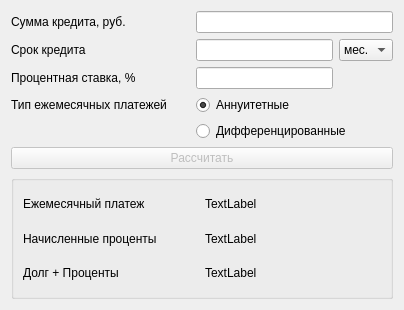
<?xml version="1.0" encoding="UTF-8"?>
<ui version="4.0">
 <class>credit</class>
 <widget class="QDialog" name="credit">
  <property name="geometry">
   <rect>
    <x>0</x>
    <y>0</y>
    <width>404</width>
    <height>310</height>
   </rect>
  </property>
  <property name="windowTitle">
   <string>Кредитный калькулятор</string>
  </property>
  <layout class="QGridLayout" name="gridLayout">
   <item row="0" column="0">
    <widget class="QLabel" name="label_2">
     <property name="text">
      <string>Сумма кредита, руб.</string>
     </property>
    </widget>
   </item>
   <item row="1" column="0">
    <widget class="QLabel" name="label_3">
     <property name="text">
      <string>Срок кредита</string>
     </property>
    </widget>
   </item>
   <item row="1" column="1">
    <widget class="QLineEdit" name="lineEdit_2"/>
   </item>
   <item row="1" column="2">
    <widget class="QComboBox" name="comboBox">
     <property name="currentIndex">
      <number>1</number>
     </property>
     <item>
      <property name="text">
       <string>год</string>
      </property>
     </item>
     <item>
      <property name="text">
       <string>мес.</string>
      </property>
     </item>
    </widget>
   </item>
   <item row="2" column="0">
    <widget class="QLabel" name="label_4">
     <property name="text">
      <string>Процентная ставка, %</string>
     </property>
    </widget>
   </item>
   <item row="2" column="1">
    <widget class="QLineEdit" name="lineEdit_3"/>
   </item>
   <item row="3" column="0">
    <widget class="QLabel" name="label_5">
     <property name="text">
      <string>Тип ежемесячных платежей</string>
     </property>
    </widget>
   </item>
   <item row="3" column="1">
    <widget class="QRadioButton" name="radioButton">
     <property name="text">
      <string>Аннуитетные</string>
     </property>
     <property name="checked">
      <bool>true</bool>
     </property>
    </widget>
   </item>
   <item row="4" column="0">
    <spacer name="horizontalSpacer">
     <property name="orientation">
      <enum>Qt::Horizontal</enum>
     </property>
     <property name="sizeHint" stdset="0">
      <size>
       <width>179</width>
       <height>20</height>
      </size>
     </property>
    </spacer>
   </item>
   <item row="4" column="1" colspan="2">
    <widget class="QRadioButton" name="radioButton_2">
     <property name="text">
      <string>Дифференцированные</string>
     </property>
    </widget>
   </item>
   <item row="6" column="0" colspan="3">
    <widget class="QGroupBox" name="groupBox">
     <property name="enabled">
      <bool>true</bool>
     </property>
     <property name="title">
      <string/>
     </property>
     <layout class="QGridLayout" name="gridLayout_2">
      <item row="0" column="0">
       <widget class="QLabel" name="label">
        <property name="text">
         <string>Ежемесячный платеж</string>
        </property>
       </widget>
      </item>
      <item row="0" column="1">
       <widget class="QLabel" name="label_8">
        <property name="text">
         <string>TextLabel</string>
        </property>
       </widget>
      </item>
      <item row="1" column="0">
       <widget class="QLabel" name="label_6">
        <property name="text">
         <string>Начисленные проценты</string>
        </property>
       </widget>
      </item>
      <item row="1" column="1">
       <widget class="QLabel" name="label_9">
        <property name="text">
         <string>TextLabel</string>
        </property>
       </widget>
      </item>
      <item row="2" column="0">
       <widget class="QLabel" name="label_7">
        <property name="text">
         <string>Долг + Проценты</string>
        </property>
       </widget>
      </item>
      <item row="2" column="1">
       <widget class="QLabel" name="label_10">
        <property name="text">
         <string>TextLabel</string>
        </property>
       </widget>
      </item>
     </layout>
    </widget>
   </item>
   <item row="0" column="1" colspan="2">
    <widget class="QLineEdit" name="lineEdit"/>
   </item>
   <item row="5" column="0" colspan="3">
    <widget class="QPushButton" name="pushButton">
     <property name="enabled">
      <bool>false</bool>
     </property>
     <property name="text">
      <string>Рассчитать</string>
     </property>
    </widget>
   </item>
  </layout>
 </widget>
 <resources/>
 <connections/>
</ui>
